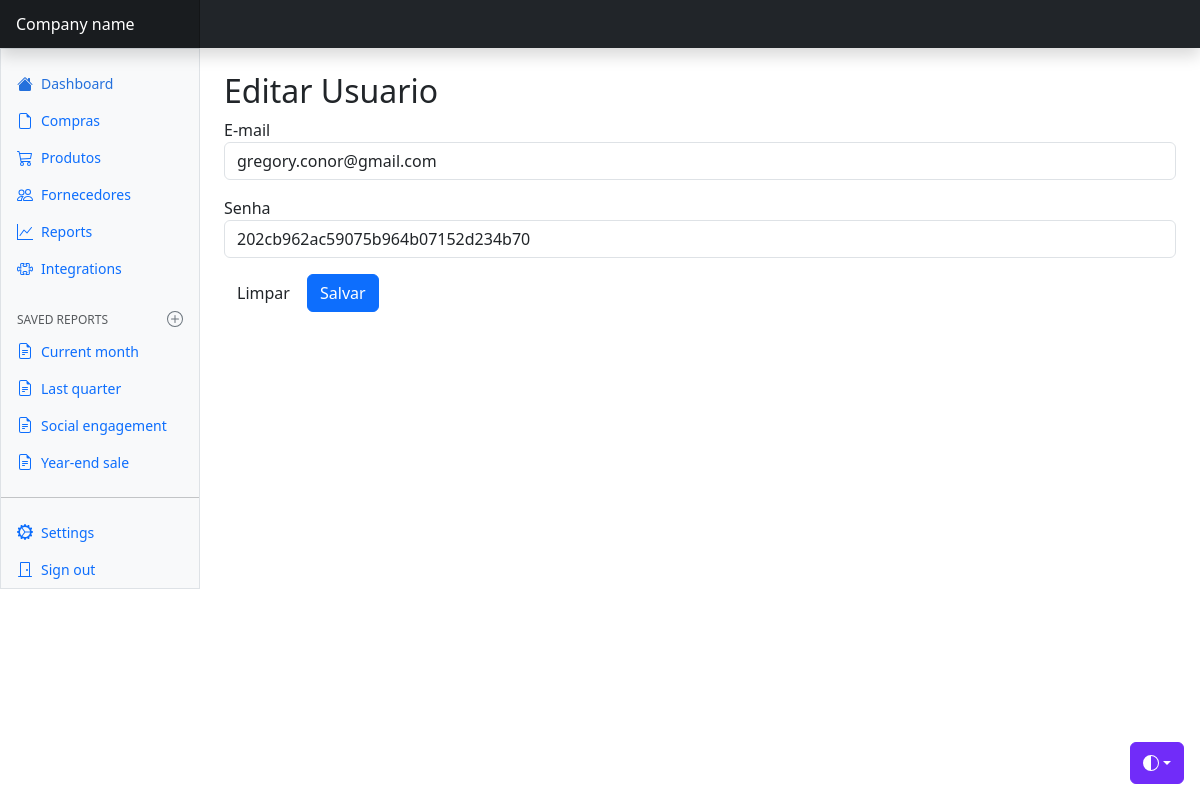
The app's page /views/usuario/edit.php?id=1 with its own data.
### tables this page shows
CREATE TABLE `usuario` (
  `id_usuario` int NOT NULL AUTO_INCREMENT,
  `email` varchar(45) DEFAULT NULL,
  `senha` varchar(45) DEFAULT NULL,
  PRIMARY KEY (`id_usuario`)
);

### model/BD.php (called while the page is built)
<?php
    class BD {
        public static function getConexao() {
            $conn = new PDO(
                'mysql:host=localhost;dbname=bd_estoque',
                'gregory',
                'qwe123'
            );
            return $conn;
        }
    }

### model/dao/UsuarioDAO.php (called while the page is built, shortened)
<?php
    class UsuarioDAO {
        public function find($id) {
            try {
                $query = BD::getConexao()->prepare("SELECT * FROM usuario WHERE id_usuario = :i");
                $query->bindValue(':i',$id, PDO::PARAM_INT);
                if(!$query->execute())
                    print_r($query->errorInfo());
                $linha = $query->fetch(PDO::FETCH_ASSOC);
                $usuario = new Usuario();
                $usuario->setId($linha['id_usuario']);
                $usuario->setEmail($linha['email']);
                $usuario->setSenha($linha['senha']);
                return $usuario;
            }
            catch(PDOException $e) {
                echo "Erro #3: " . $e->getMessage();
            }
        }
    }

### model/bean/Usuario.php (called while the page is built, shortened)
<?php
    class Usuario {
        private $email;
        private $senha;
        public function getEmail() {
            return $this->email;
        }
        public function setEmail($email) {
            $this->email = $email;
        }
        public function getSenha() {
            return $this->senha;
        }
        public function setSenha($senha) {
            $this->senha = $senha;
        }
    }

### views/usuario/edit.php (the view, shortened to what this page needs)
<?php
    $dao = new usuarioDAO();
    $usuario = $dao->find($_GET['id']);
?>
<!DOCTYPE html>
<html lang="en" data-bs-theme="auto">
<head>
    <link href="../../css/bootstrap.min.css" rel="stylesheet">
    <link href="../../css/dashboard.css" rel="stylesheet">
</head>
<body>
    <div class="dropdown position-fixed bottom-0 end-0 mb-3 me-3 bd-mode-toggle"> <button
            class="btn btn-bd-primary py-2 dropdown-toggle d-flex align-items-center" id="bd-theme" type="button"
            aria-expanded="false" data-bs-toggle="dropdown" aria-label="Toggle theme (auto)"> <svg
                class="bi my-1 theme-icon-active" aria-hidden="true">
                <use href="#circle-half"></use>
            </svg> <span class="visually-hidden" id="bd-theme-text">Toggle theme</span> </button>
    </div>
    <header class="navbar sticky-top bg-dark flex-md-nowrap p-0 shadow" data-bs-theme="dark"> <a
            class="navbar-brand col-md-3 col-lg-2 me-0 px-3 fs-6 text-white" href="#">Company name</a>
    </header>
    <div class="container-fluid">
        <div class="row">
            <main class="col-md-9 ms-sm-auto col-lg-10 px-md-4">
                <div class="my-4">
                    <h2>Editar Usuario</h2>
                    <form action="update.php" method="post">
                        <p class="form-group">
                            <label for="email">E-mail</label>
                            <input type="text" name="email" class="form-control" value="<?= $usuario->getEmail() ?>">
                        </p>
                        <p class="form-group">
                            <label for="senha">Senha</label>
                            <input type="text" name="senha" class="form-control" value="<?= $usuario->getSenha() ?>">
                        </p>
                        <p class="form-group">
                            <input type="reset" value="Limpar" class="btn btn-default">
                            <input type="submit" value="Salvar" class="btn btn-primary">
                        </p>
                    </form>
                </div>
            </main>
        </div>
    </div>
</body>
</html>

### css/dashboard.css (style rules this page uses)
.bi { display: inline-block; width: 1rem; height: 1rem; }
.sidebar .nav-link { font-size: .875rem; font-weight: 500; }
.sidebar .nav-link.active { color: #2470dc; }
.sidebar-heading { font-size: .75rem; }
.navbar-brand { padding-top: .75rem; padding-bottom: .75rem; background-color: rgba(0, 0, 0, .25); box-shadow: inset -1px 0 0 rgba(0, 0, 0, .25); }

### views/usuario/edit.php (style rules this page uses)
.bi { vertical-align: -.125em; fill: currentColor }
.btn-bd-primary { --bd-violet-bg: #712cf9; --bd-violet-rgb: 112.520718, 44.062154, 249.437846; --bs-btn-font-weight: 600; --bs-btn-color: var(--bs-white); --bs-btn-bg: var(--bd-violet-bg); --bs-btn-border-color: var(--bd-violet-bg); --bs-btn-hover-color: var(--bs-white); --bs-btn-hover-bg: #6528e0; --bs-btn-hover-border-color: #6528e0; --bs-btn-focus-shadow-rgb: var(--bd-violet-rgb); --bs-btn-active-color: var(--bs-btn-hover-color); --bs-btn-active-bg: #5a23c8; --bs-btn-active-border-color: #5a23c8 }
.bd-mode-toggle { z-index: 1500 }
.bd-mode-toggle .bi { width: 1em; height: 1em }

### records on screen
usuario: email "gregory.conor@gmail.com", senha "202cb962ac59075b964b07152d234b70"
